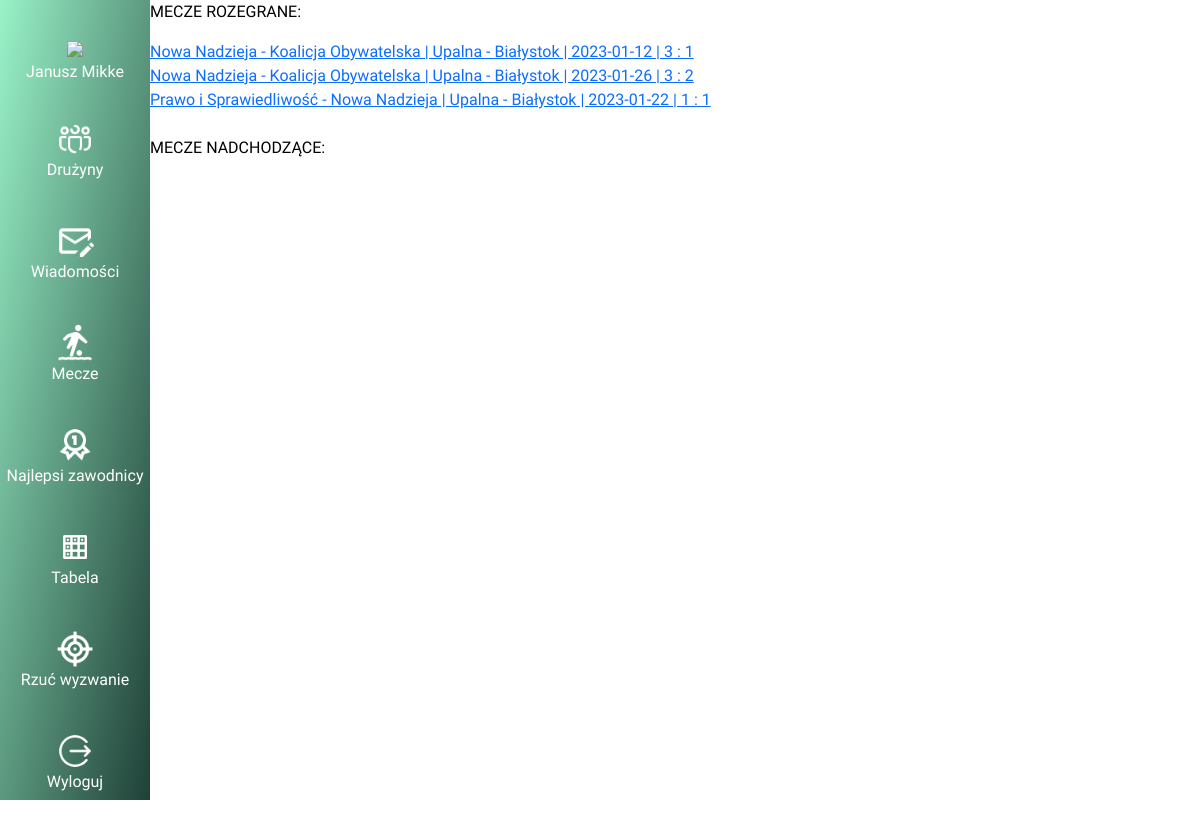
Page /matches/my_matches (signed in) on the earlier database version.
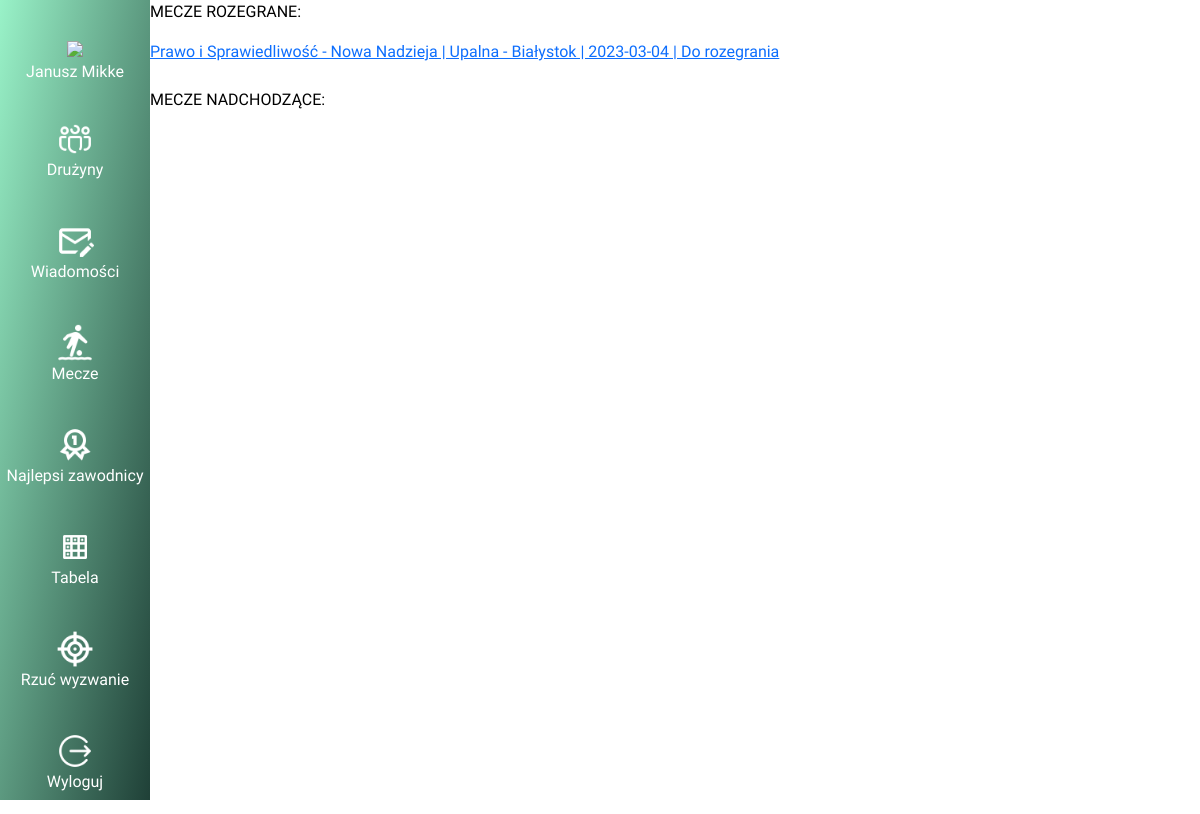
Same page on the later database version.
### Matches/models.py (models this page shows, shortened)
class Match(models.Model):
    team1 = models.ForeignKey(Team,related_name='team1',on_delete=models.CASCADE)
    team2 = models.ForeignKey(Team,related_name='team2',on_delete=models.CASCADE)
    stadium = models.ForeignKey(Stadium,null=True,on_delete=models.SET_NULL)
    referee = models.ForeignKey(Referee,null=True,related_name='referee',on_delete=models.SET_NULL)
    motm = models.ForeignKey(Player,null=True,related_name='motm',on_delete=models.SET_NULL)
    date = models.DateField(null=False)
    status = models.BooleanField(default=False,null=False)
    def __str__(self):
        return f'{self.team1} - {self.team2} | {self.stadium} | {self.date} | {self.get_score() if self.status else "Do rozegrania"}'
    def get_goals(self):
        goals1 = len(Goal.objects.filter(match=self, team=self.team1))
        goals2 = len(Goal.objects.filter(match=self, team=self.team2))
        return goals1, goals2
    def get_score(self):
        goals1,goals2 = self.get_goals()
        return f'{goals1} : {goals2}'

class Stadium(models.Model):
    name = models.CharField(max_length=30)
    location = models.CharField(max_length=50)
    def __str__(self):
        return f'{self.name} - {self.location}'

### Teams/models.py (models this page shows, shortened)
class Team(models.Model):
    name = models.CharField(unique=True,max_length=30)
    slug = models.SlugField(unique=True,max_length=30)
    image = models.ImageField(upload_to='images/teams')
    def __str__(self):
        return self.name

### Matches/views.py (the view)
# urls.py: path('matches/my_matches',views.my_matches,name='my_matches'),
@login_required(login_url='/login')
def my_matches(request):
    if hasattr(request.user,'player'):
        matches = Match.objects.filter(Q(team1=request.user.player.team) | Q(team2=request.user.player.team))
    else:
        matches = Match.objects.filter(referee=request.user.referee)
    matches_played = matches.filter(date__lte=date.today())
    matches_upcoming = matches.filter(date__gt=date.today())
    return render(request,'matches/my_matches.html',{'matches_played':matches_played,'matches_upcoming':matches_upcoming})

### Users/models.py (called while the page is built)
def get_name(self):
    return f'{self.first_name} {self.last_name}'

def isinst(self):
    if hasattr(self,'player'):
        return 'player'
    elif hasattr(self,'referee'):
        return 'referee'
    return 'none'

### templates/matches/my_matches.html (shortened to what this page needs)
{% extends 'base.html' %}
{% block content %}
    <p>MECZE ROZEGRANE:</p>
    {% for match in matches_played %}
        {% if user.isinst == 'referee' and not match.status %}
            <a href="{% url 'matches:post_score' match.id %}">{{ match }}</a>
            <br>
        {% else %}
            <a href="{% url 'matches:match_detail' match.id %}">{{ match }}</a>
            <br>
        {% endif %}
    {% endfor %}
    <br>
    <p>MECZE NADCHODZĄCE:</p>
{% endblock %}

Differences in the rows shown:
removed Match: team1+team2+stadium "Nowa Nadzieja - Koalicja Obywatelska | Upalna - Białystok | 2023-01-12 | 3 : 1"
removed Match: team1+team2+stadium "Nowa Nadzieja - Koalicja Obywatelska | Upalna - Białystok | 2023-01-26 | 3 : 2"
removed Match: team1+team2+stadium "Prawo i Sprawiedliwość - Nowa Nadzieja | Upalna - Białystok | 2023-01-22 | 1 : 1"
added Match: team1+team2+stadium "Prawo i Sprawiedliwość - Nowa Nadzieja | Upalna - Białystok | 2023-03-04 | Do rozegrania"
